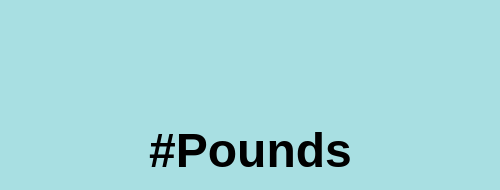
<?xml version="1.0" encoding="UTF-8"?>
<ui version="4.0">
 <class>ViewPoundsCounter</class>
 <widget class="QWidget" name="ViewPoundsCounter">
  <property name="geometry">
   <rect>
    <x>0</x>
    <y>0</y>
    <width>500</width>
    <height>190</height>
   </rect>
  </property>
  <property name="windowTitle">
   <string>Form</string>
  </property>
  <property name="styleSheet">
   <string notr="true">background-color: rgb(168, 223, 226);</string>
  </property>
  <widget class="QLabel" name="label">
   <property name="geometry">
    <rect>
     <x>130</x>
     <y>10</y>
     <width>251</width>
     <height>91</height>
    </rect>
   </property>
   <property name="text">
    <string/>
   </property>
   <property name="pixmap">
    <pixmap>../assets/teamseas-tm-logo.png</pixmap>
   </property>
   <property name="scaledContents">
    <bool>true</bool>
   </property>
  </widget>
  <widget class="QLabel" name="counts_label">
   <property name="geometry">
    <rect>
     <x>0</x>
     <y>120</y>
     <width>501</width>
     <height>61</height>
    </rect>
   </property>
   <property name="styleSheet">
    <string notr="true"/>
   </property>
   <property name="text">
    <string>&lt;html&gt;&lt;head/&gt;&lt;body&gt;&lt;p align=&quot;center&quot;&gt;&lt;span style=&quot; font-size:36pt; font-weight:700;&quot;&gt;#Pounds&lt;/span&gt;&lt;/p&gt;&lt;/body&gt;&lt;/html&gt;</string>
   </property>
  </widget>
 </widget>
 <resources/>
 <connections/>
</ui>
